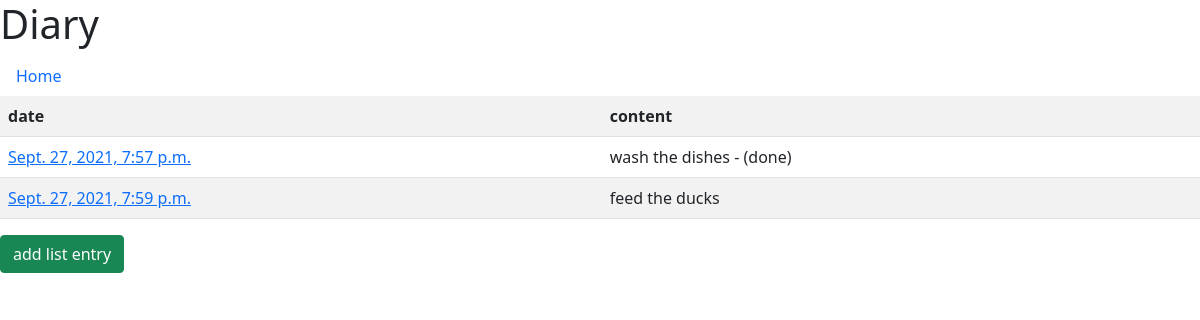
The app's page /list/list_entry_list/3 (signed in) with its own data.
### list/models.py (models this page shows, shortened)
class ListEntry(models.Model):
	list_obj			= models.ForeignKey(List, related_name='list_entries', on_delete=models.CASCADE, null=True)
	content 			= models.TextField()
	timestamp 			= models.DateTimeField(auto_now_add=True)

### list/views.py (the view)
# urls.py: path('list_entry_list/<list_id>', views.ListEntryListView.as_view(), name='list_entries_list'),
@method_decorator(login_required, name='dispatch')
class ListEntryListView(ListView):
	model = ListEntry
	template_name = 'list_entry/list.html'
	context_object_name = 'list_entries'
	paginate_by = 10
	def get_queryset(self):
		list_obj = self.get_list_object()
		queryset = ListEntry.objects.filter(list_obj=list_obj).order_by('timestamp')
		return queryset
	def get_context_data(self, **kwargs):
		list_obj = self.get_list_object()
		context = super(ListEntryListView, self).get_context_data(**kwargs)
		list_entries = self.get_queryset()
		page = self.request.GET.get('page')
		paginator = Paginator(list_entries, self.paginate_by)
		list_entries = context['list_entries']
		detail_links = [reverse_lazy('list_entry_detail', kwargs={'pk':list_entry.pk, 'list_id':list_obj.id}) for list_entry in list_entries]
		try:
			list_entries = paginator.page(page)
		except PageNotAnInteger:
			list_entries = paginator.page(1)
		except EmptyPage:
			list_entries = paginator.page(paginator.num_pages)
		context['list_entry_details'] = zip(list_entries, detail_links)
		context['add_list_entry_link'] = reverse_lazy('list_entry_create', kwargs={'list_id':list_obj.id})
		context['go_home_link'] = reverse_lazy('home')
		return context
	def get_list_object(self):
		list_id = self.kwargs['list_id']
		try:
			list_obj = List.objects.get(pk=list_id)
		except LidtDoesNotExist:
			raise Http404()
		if list_obj.user != self.request.user:
			raise Http404()
		return list_obj

### templates/list_entry/list.html (shortened to what this page needs)
{% extends 'diary_base.html' %}
{% block content %}
		<ul class="nav">
			<li class="nav-item">
				<a href="{{go_home_link}}" class="nav-link">Home</a>
			</li>
		</ul>
	<table class="table table-striped">
		<tr>
			<th>date</th>
			<th>content</th>
		</tr>
		{% for entry, detail_link in list_entry_details %}
			<tr>
				<td><a href="{{detail_link}}">{{entry.timestamp}}</a></td>
				<td>{{entry.content}}</td>
			</tr>
		{% endfor %}
	</table>
	<a href="{{add_list_entry_link}}" class="btn btn-success" role="button">add list entry</a>
{% endblock %}

### records on screen
ListEntry: timestamp "Sept. 27, 2021, 7:57 p.m.", content "wash the dishes - (done)"
ListEntry: timestamp "Sept. 27, 2021, 7:59 p.m.", content "feed the ducks"
